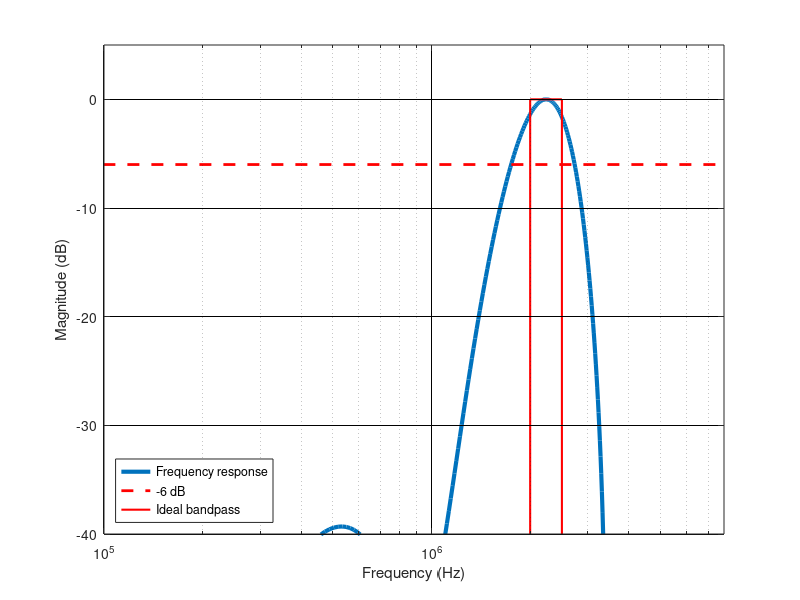

Here is the MATLAB script that generated this plot:
% Author :	BELLAUD Maxime
% Date : 	8 october 2026

% Octave program for generate low pass filter's coefficients
pkg load signal;

%%% Part 1 : Generate coefficients
% Frequency parameters
F_clk = 125_000_000; % Hz
Fs = F_clk / 8; %Hz


% Filter parameters
order = 30;
f_cutoff1 = 2_000_000; %Hz
f_cutoff2 = 2_500_000; %Hz
type = 'bandpass';

% Compute coefficients
filter_coeff = fir1(order,[f_cutoff1/(Fs/2) f_cutoff2/(Fs/2)],type);

for k = 1:order+1
	printf("%d,",filter_coeff(k))
end


%%% Part 3 : Verify the filter response
% Compute the frequency response
[magnitude, frequency] = freqz(filter_coeff);
frequency_Hz = frequency * Fs / (2 * pi);
magnitude_dB = 20 * log10(abs(magnitude));

% Plot the frequency response
figure(1);
semilogx(frequency_Hz(2:end), magnitude_dB(2:end), 'linewidth', 3)
hold on
xlabel('Frequency (Hz)')
ylabel('Magnitude (dB)')
legend('Frequency response', 'location', 'southwest')
grid on
set(gca, 'gridcolor', [0 0 0], 'gridalpha', 1, 'layer', 'top')

% Ideal bandpass and the -6 dB line, added for the report
semilogx([frequency_Hz(2) frequency_Hz(end)], [-6 -6], 'r--', 'linewidth', 2)
semilogx([f_cutoff1 f_cutoff1 f_cutoff2 f_cutoff2], [-40 0 0 -40], 'r', 'linewidth', 1.5)
legend('Frequency response', '-6 dB', 'Ideal bandpass', 'location', 'southwest')
xlim([1e5 Fs/2])
ylim([-40 5])

% Frequencies where the gain crosses -6 dB
below = magnitude_dB <= -6;
changes = find(below(2:end) != below(1:end-1));
for k = changes(:)'
	f_cross = interp1(magnitude_dB(k:k+1), frequency_Hz(k:k+1), -6);
	printf("f at -6 dB : %.0f Hz\n", f_cross)
end

print('-dpng', '-r160', 'reponse_passe_bande.png')
